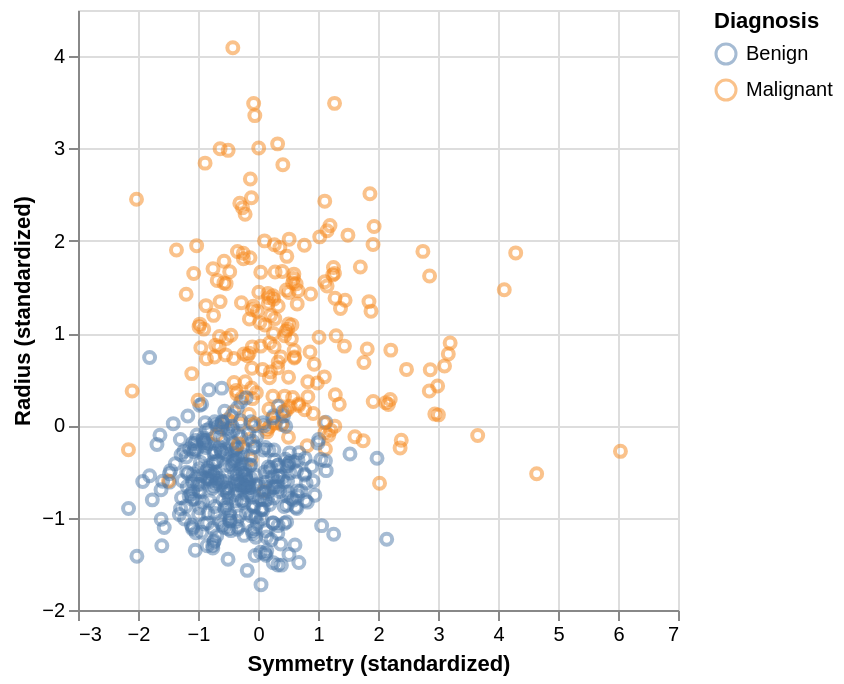

Notebook code for this chart:
### Markdown cell above
## 3. Using `scikit-learn` to perform k-nearest neighbours

Now that we understand how K-nearest neighbours (k-nn) classification works, let's get familar with the `scikit-learn` Python package. The benefit of using `scikit-learn` is that it will keep our code simple, readable and accurate. Coding less and in a tidier format means that there is less chance for errors to occur.  

We'll again focus on `Radius` and `Symmetry` as the two predictors. This time, we would like to predict the class of a new observation with `Symmetry = 1` and `Radius = 0`. This one is a bit tricky to do visually from the plot below, and so is a motivating example for us to compute the prediction using k-nn with the `scikit-learn` package. Let's use `K = 7`.

### Code cell
# Run this to remind yourself what the data looks like
cancer_plot

### Figure 1 — Vega specification as saved in the notebook (floating-point values rounded to 4 significant figures; data arrays with more than 128 entries replaced by an {"elided": "..."} marker saying what was removed)
{"$schema": "https://vega.github.io/schema/vega/v5.json", "data": [{"name": "source_0", "values": {"elided": "569 records"}}, {"name": "source_0_x_domain_Symmetry", "values": [{"min": -2.159, "max": 6.041}]}, {"name": "source_0_y_domain_Radius", "values": [{"min": -1.725, "max": 4.091}]}, {"name": "source_0_color_domain_Class", "values": [{"Class": "Malignant"}, {"Class": "Benign"}]}], "marks": [{"type": "symbol", "name": "marks", "from": {"data": "source_0"}, "encode": {"update": {"fill": {"value": "transparent"}, "stroke": {"field": "Class", "scale": "color"}, "x": {"field": "Symmetry", "scale": "x"}, "y": {"field": "Radius", "scale": "y"}, "opacity": {"value": 0.5}}}, "style": ["point"]}], "scales": [{"name": "x", "type": "linear", "domain": [{"signal": "(data(\"source_0_x_domain_Symmetry\")[0] || {}).min"}, {"signal": "(data(\"source_0_x_domain_Symmetry\")[0] || {}).max"}], "range": [0, {"signal": "width"}], "zero": true, "nice": true}, {"name": "y", "type": "linear", "domain": [{"signal": "(data(\"source_0_y_domain_Radius\")[0] || {}).min"}, {"signal": "(data(\"source_0_y_domain_Radius\")[0] || {}).max"}], "range": [{"signal": "height"}, 0], "nice": true, "zero": true}, {"name": "color", "type": "ordinal", "domain": {"data": "source_0_color_domain_Class", "field": "Class", "sort": true}, "range": "category"}], "axes": [{"scale": "x", "orient": "bottom", "labels": false, "aria": false, "gridScale": "y", "grid": true, "tickCount": {"signal": "ceil(width/40)"}, "maxExtent": 0, "minExtent": 0, "ticks": false, "zindex": 0, "domain": false}, {"scale": "y", "grid": true, "labels": false, "ticks": false, "minExtent": 0, "tickCount": {"signal": "ceil(height/40)"}, "orient": "left", "zindex": 0, "domain": false, "gridScale": "x", "maxExtent": 0, "aria": false}, {"scale": "x", "labelFlush": true, "zindex": 0, "grid": false, "labelOverlap": true, "tickCount": {"signal": "ceil(width/40)"}, "orient": "bottom", "title": "Symmetry (standardized)"}, {"scale": "y", "labelOverlap": true, "zindex": 0, "title": "Radius (standardized)", "orient": "left", "grid": false, "tickCount": {"signal": "ceil(height/40)"}}], "width": 300, "padding": 5, "background": "white", "style": "cell", "height": 300, "legends": [{"title": "Diagnosis", "stroke": "color", "symbolType": "circle", "encode": {"symbols": {"update": {"fill": {"value": "transparent"}, "opacity": {"value": 0.5}}}}}]}
